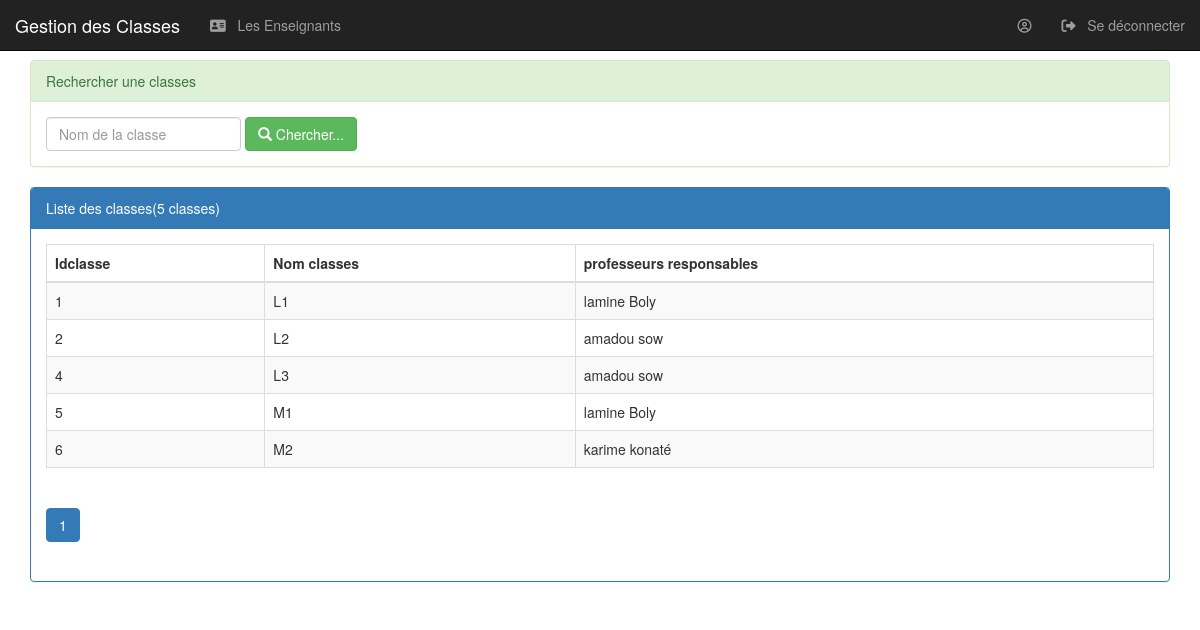
The page /classe.php (signed in) on the database its author committed.
### tables this page shows
CREATE TABLE `classe` (
  `idClasse` int(11) NOT NULL,
  `nomClasse` varchar(50) DEFAULT NULL,
  `enseignant_id` int(11) NOT NULL
);

CREATE TABLE `enseignant` (
  `idEnseignant` int(11) NOT NULL,
  `nom` varchar(50) DEFAULT NULL,
  `prenom` varchar(50) DEFAULT NULL,
  `login` varchar(100) NOT NULL,
  `password` varchar(100) NOT NULL,
  `civilite` varchar(1) DEFAULT NULL,
  `photo` varchar(100) DEFAULT NULL
);

### classe.php (the view, shortened to what this page needs)
<?php
    require_once("connexiondb.php");
    $nom=isset($_POST['nomclasse'])?$_POST['nomclasse']:"";
    $size=isset($_POST['size'])?$_POST['size']:6;
    $page=isset($_POST['page'])?$_POST['page']:1;
        $req="select idClasse,nomClasse, prenom,nom from enseignant e,classe c
               where e.idEnseignant=c.enseignant_id";
               $requeteCount="select count(*) count from classe
                where nomclasse like '%$nom%'";
    $resultat=$pdo->query($req);
    $resultatCount=$pdo->query($requeteCount);
    $tabCount=$resultatCount->fetch();
    $nbrFiliere=$tabCount['count'];
    $reste=$nbrFiliere % $size;
    if($reste==0)
        $nbrPage=$nbrFiliere/$size;
    else
        $nbrPage=floor($nbrFiliere/$size)+1;
?>
<!DOCTYPE HTML>
<HTML>
    <head>
        <link rel="stylesheet" type="text/css" href="css/bootstrap.css">
        <link rel="stylesheet" type="text/css" href="css/monstyle.css">
        <link rel="stylesheet" href="https://maxcdn.bootstrapcdn.com/bootstrap/3.4.0/css/bootstrap.min.css">
    </head>
    <body>
<nav class="navbar navbar-inverse navbar-fixed-top">
<div class="container-fluid">
    <div class="navbar-header">
        <a href="classe.php" class="navbar-brand">Gestion des Classes</a>
    </div>
    <ul class="nav navbar-nav">
        <li><a href="enseignant.php">
                <i class="fa fa-vcard"></i>
                &nbsp Les Enseignants
            </a>
        </li>
    </ul>
    <ul class="nav navbar-nav navbar-right">
        <li>
            <a href="editerEtudiant.php?id=<?php echo $_SESSION['user']['idAdmin'] ?>">
                <i class="fa fa-user-circle-o"></i>
            </a>
        </li>
        <li>
            <a href="seDeconnecter.php">
                <i class="fa fa-sign-out"></i>
                &nbsp Se déconnecter
            </a>
        </li>
    </ul>
</div>
</nav>
        <div class="container">
            <div class="panel panel-success margetop60">
				<div class="panel-heading">Rechercher une classes</div>
				<div class="panel-body">
					<form method="get" action="classe.php" class="form-inline">
						<div class="form-group">
                            <input type="text" name="nomclasse"
                                   placeholder="Nom de la classe"
                                   class="form-control"
                                   value="<?php echo $nom?>"/>
                        </div>
				        <button type="submit" class="btn btn-success">
                            <span class="glyphicon glyphicon-search"></span>
                            Chercher...
                        </button>
					</form>
				</div>
			</div>
            <div class="panel panel-primary">
                <div class="panel-heading">Liste des classes(<?php echo $nbrFiliere ?> classes)</div>
                <div class="panel-body">
                    <table class="table table-striped table-bordered">
                        <thead>
                            <tr>
                                <th>Idclasse</th><th>Nom classes</th><th>  professeurs responsables</th>
                            </tr>
                        </thead>
                        <tbody>
                            <?php while($classe=$resultat->fetch()){ ?>
                                <tr>
                                    <td><?php echo $classe['idClasse'] ?> </td>
                                    <td><?php echo $classe['nomClasse'] ?> </td>
                                    <td><?php echo $classe['prenom']." ". $classe['nom'] ?> </td>
                                </tr>
                            <?PHP } ?>
                       </tbody>
                    </table>
                <div>
                    <ul class="pagination">
                        <?php for($i=1;$i<=$nbrPage;$i++){ ?>
                            <li class="<?php if($i==$page) echo 'active' ?>">
            <a href="classe.php?page=<?php echo $i;?>&nomF=<?php echo $nomf ?>&=<?php echo $niveau ?>">
                                    <?php echo $i; ?>
                                </a>
                             </li>
                        <?php } ?>
                    </ul>
                </div>
                </div>
            </div>
        </div>
    </body>
</HTML>

### css/monstyle.css (style rules this page uses)
.margetop60 { margin-top: 60px; }
body { background-color: rgb(240, 238, 238); font-size: 16px; }

### rows shown on the page
classe: idClasse "1", nomClasse "L1", enseignant.prenom "lamine", enseignant.nom "Boly"
classe: idClasse "2", nomClasse "L2", enseignant.prenom "amadou", enseignant.nom "sow"
classe: idClasse "4", nomClasse "L3", enseignant.prenom "amadou", enseignant.nom "sow"
classe: idClasse "5", nomClasse "M1", enseignant.prenom "lamine", enseignant.nom "Boly"
classe: idClasse "6", nomClasse "M2", enseignant.prenom "karime", enseignant.nom "konaté"

### other values the page prints
$nbrFiliere "5"
